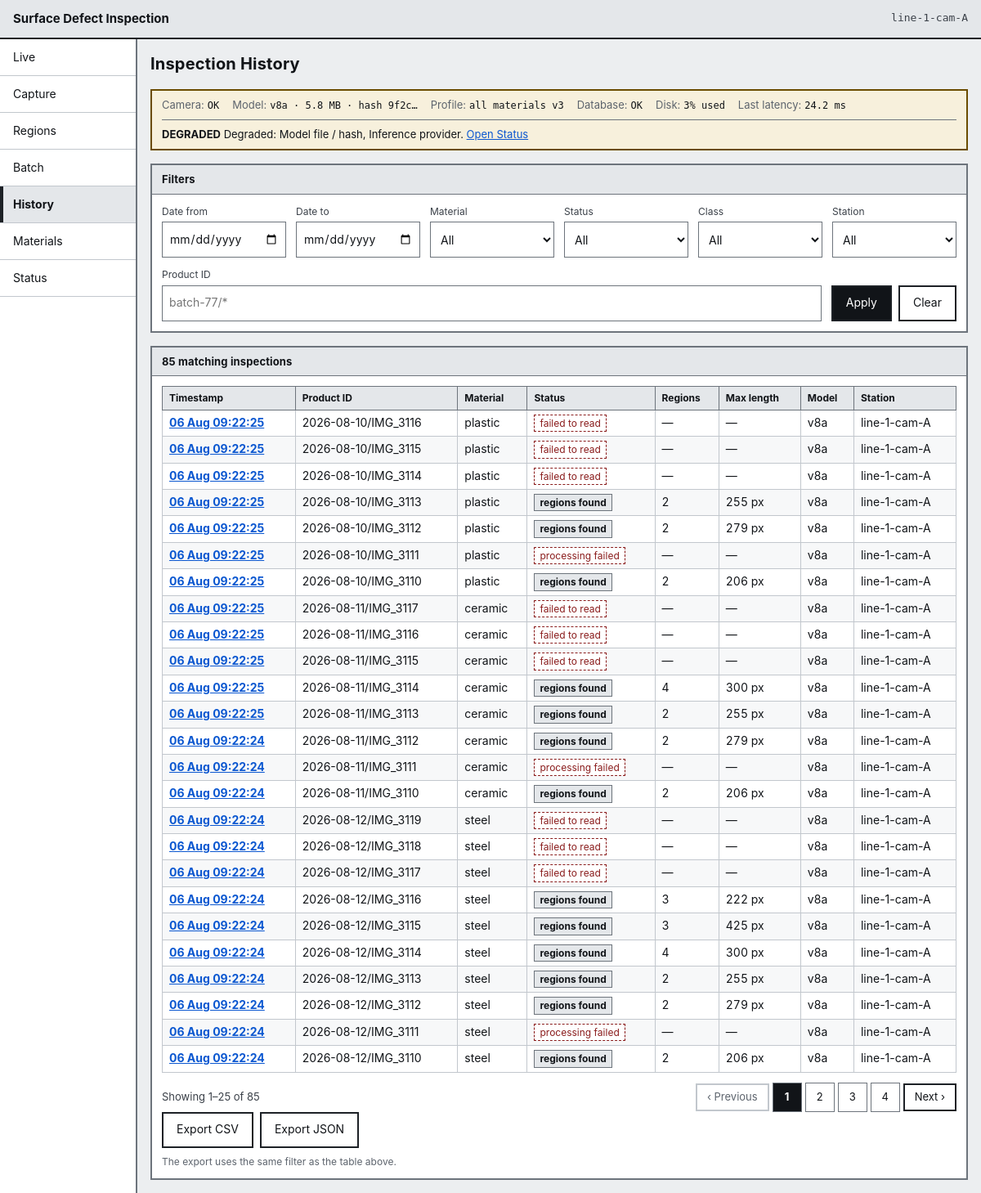
The app's page /history with its own data.
### tables this page shows
CREATE TABLE station (
    station_id    INTEGER PRIMARY KEY AUTOINCREMENT,
    station_code  TEXT NOT NULL UNIQUE,
    line_code     TEXT NOT NULL,
    mm_per_pixel  REAL,               -- NULL until the station is calibrated
    camera_status TEXT NOT NULL DEFAULT 'ok',
    created_at    TEXT NOT NULL
);

CREATE TABLE model_version (
    model_version_id INTEGER PRIMARY KEY AUTOINCREMENT,
    file_name        TEXT NOT NULL,
    version          TEXT NOT NULL,
    artefact_sha256  TEXT NOT NULL UNIQUE,
    parameter_count  INTEGER,
    size_mb          REAL,
    precision        TEXT,
    latency_ms       REAL,
    created_at       TEXT NOT NULL,
    is_active        INTEGER NOT NULL DEFAULT 0 CHECK (is_active IN (0, 1))
);

CREATE TABLE inspection (
    inspection_id      INTEGER PRIMARY KEY AUTOINCREMENT,
    station_id         INTEGER NOT NULL REFERENCES station (station_id),
    profile_id         INTEGER NOT NULL REFERENCES profile (profile_id),
    model_version_id   INTEGER NOT NULL REFERENCES model_version (model_version_id),
    material_id        INTEGER REFERENCES material (material_id),
    batch_run_id       INTEGER REFERENCES batch_run (batch_run_id),
    image_sha256       TEXT,
    product_id         TEXT,
    captured_at        TEXT NOT NULL,
    processed_at       TEXT NOT NULL,
    status             TEXT NOT NULL CHECK (status IN (
                           'regions_found', 'clean',
                           'acquisition_failure', 'processing_failure')),
    region_count       INTEGER NOT NULL DEFAULT 0,
    latency_ms         REAL,
    source_image_path  TEXT,
    overlay_image_path TEXT,
    error_code         TEXT,
    error_message      TEXT
);

CREATE TABLE material (
    material_id    INTEGER PRIMARY KEY AUTOINCREMENT,
    material_code  TEXT NOT NULL UNIQUE,
    material_name  TEXT NOT NULL,
    support_status TEXT NOT NULL CHECK (support_status IN (
                       'supported', 'one_product_only', 'thin_coverage',
                       'typing_unsupported', 'not_supported', 'under_evaluation')),
    notes          TEXT
);

### app/routes/pages.py (the view)
@router.get("/history", response_class=HTMLResponse)
def history(
    request: Request,
    conn: sqlite3.Connection = Depends(get_db),
    settings: Settings = Depends(settings_dep),
) -> HTMLResponse:
    context = _base_context(request, conn, settings, "history")
    filters = history_service.parse_filters(dict(request.query_params))
    page = history_service.search(conn, filters)
    context.update(
        {
            "filters": filters,
            "page": page,
            "options": history_service.options(conn),
            "totals": history_service.totals(conn, filters),
            "query": filters.query_string(),
            "page_numbers": page_numbers(page.page, page.page_count),
        }
    )
    return _templates(request).TemplateResponse(request, "history.html", context)

### app/templates/history.html (shortened to what this page needs)
{% extends "base.html" %}
{% block heading %}Inspection History{% endblock %}
{% block content %}
<section class="panel" aria-labelledby="filters-heading">
  <h2 class="panel__title" id="filters-heading">Filters</h2>
  <form class="filter-bar" method="get" action="/history" id="history-filters">
    <div class="field">
      <label for="date_from">Date from</label>
      <input type="date" id="date_from" name="date_from" value="{{ filters.date_from or '' }}">
    </div>
    <div class="field">
      <label for="date_to">Date to</label>
      <input type="date" id="date_to" name="date_to" value="{{ filters.date_to or '' }}">
    </div>
    <div class="field">
      <label for="material">Material</label>
      <select id="material" name="material">
        <option value="">All</option>
      </select>
    </div>
    <div class="field">
      <label for="status">Status</label>
      <select id="status" name="status">
        <option value="">All</option>
      </select>
    </div>
    <div class="field">
      <label for="class">Class</label>
      <select id="class" name="class">
        <option value="">All</option>
      </select>
    </div>
    <div class="field">
      <label for="station">Station</label>
      <select id="station" name="station">
        <option value="">All</option>
      </select>
    </div>
    <div class="field">
      <label for="product_id">Product ID</label>
      <input type="search" id="product_id" name="product_id" value="{{ filters.product_id or '' }}" placeholder="batch-77/*">
    </div>
    <div class="field field--actions">
      <button type="submit" class="button button--primary">Apply</button>
      <a class="button" href="/history">Clear</a>
    </div>
  </form>
</section>
<section class="panel" aria-labelledby="results-heading">
  <h2 class="panel__title" id="results-heading">
    {{ page.total|number }} matching inspection{% if page.total != 1 %}s{% endif %}
  </h2>
  {% if page.rows %}
  <div class="table-scroll">
    <table class="table table--compact">
      <thead>
        <tr>
          <th scope="col">Timestamp</th>
          <th scope="col">Product ID</th>
          <th scope="col">Material</th>
          <th scope="col">Status</th>
          <th scope="col">Regions</th>
          <th scope="col">Max length</th>
          <th scope="col">Model</th>
          <th scope="col">Station</th>
        </tr>
      </thead>
      <tbody>
        {% for row in page.rows %}
        <tr>
          <th scope="row"><a class="link-action" href="/inspections/{{ row.inspection_id }}?back={{ query|urlencode }}">{{ row.captured_at|short_time }}</a></th>
          <td>{{ row.product_id or "&mdash;"|safe }}</td>
          <td>{{ row.material_code or "&mdash;"|safe }}</td>
          <td><span class="status status--{{ row.status }}">{{ row.status|status_label }}</span></td>
          <td class="num">{% if row.status in ("acquisition_failure", "processing_failure") %}&mdash;{% else %}{{ row.region_count }}{% endif %}</td>
          <td class="num">{% if row.max_length_px %}{{ row.max_length_px|px }}{% else %}&mdash;{% endif %}</td>
          <td>{{ row.model_version }}</td>
          <td>{{ row.station_code }}</td>
        </tr>
        {% endfor %}
      </tbody>
    </table>
  </div>
  {% include "partials/pagination.html" %}
  <div class="button-row">
    <a class="button" href="/api/inspections/export.csv?{{ query }}">Export CSV</a>
    <a class="button" href="/api/inspections/export.json?{{ query }}">Export JSON</a>
  </div>
  <p class="note note--quiet">The export uses the same filter as the table above.</p>
  {% endif %}
</section>
{% endblock %}

### app/templates/base.html (shortened to what this page needs)
<!DOCTYPE html>
<html lang="en">
<head>
  <link rel="stylesheet" href="/static/css/base.css">
  <link rel="stylesheet" href="/static/css/layout.css">
  <link rel="stylesheet" href="/static/css/components.css">
  <link rel="stylesheet" href="/static/css/responsive.css">
</head>
<body data-screen="{{ active }}">
  <header class="app-bar">
    <span class="app-bar__title">{{ app_title }}</span>
    <span class="app-bar__station" title="Station">{{ station }}</span>
  </header>
  <div class="shell">
    {% include "partials/navigation.html" %}
    <main id="main" class="main" tabindex="-1">
      <div class="page-header">
        <h1 class="page-header__title">{% block heading %}{% endblock %}</h1>
      </div>
      {% if health is defined %}{% include "partials/health_strip.html" %}{% endif %}
      {% block content %}{% endblock %}
    </main>
  </div>
</body>
</html>

### app/templates/partials/navigation.html
<nav class="nav" aria-label="Screens">
  <ul class="nav__list">
    {% for item in nav_items %}
    <li class="nav__item">
      <a class="nav__link{% if item.key == active %} nav__link--current{% endif %}"
         href="{{ item.href }}"
         {% if item.key == active %}aria-current="page"{% endif %}>
        <span class="nav__label">{{ item.label }}</span>
      </a>
    </li>
    {% endfor %}
  </ul>
</nav>

### app/templates/partials/health_strip.html (shortened to what this page needs)
<section class="strip strip--{{ health.overall }}" aria-label="Station health">
  <ul class="strip__items">
    <li class="strip__item">
      <span class="strip__key">Camera</span>
      <span class="strip__value">{{ health.camera.state_label }}</span>
    </li>
    <li class="strip__item">
      <span class="strip__key">Model</span>
      <span class="strip__value">{{ health.model_version }}{% if health.model_size_mb %} &middot; {{ health.model_size_mb }} MB{% endif %} &middot; hash {{ health.model_sha_short }}</span>
    </li>
    <li class="strip__item">
      <span class="strip__key">Profile</span>
      <span class="strip__value">{{ health.profile_label }}{% if health.profile_version %} v{{ health.profile_version }}{% endif %}</span>
    </li>
    <li class="strip__item">
      <span class="strip__key">Database</span>
      <span class="strip__value">{{ health.database.state_label }}</span>
    </li>
    <li class="strip__item">
      <span class="strip__key">Disk</span>
      <span class="strip__value">{{ health.disk_value or health.disk.state_label }}</span>
    </li>
    <li class="strip__item">
      <span class="strip__key">Last latency</span>
      <span class="strip__value">{% if health.latency_ms %}{{ health.latency_ms }} ms{% else %}&mdash;{% endif %}</span>
    </li>
  </ul>
  {% if health.overall != "ok" %}
  <p class="strip__alert">
    <strong>{{ health.overall_label }}</strong>
    {% if health.degraded %}Degraded: {{ health.degraded|join(", ") }}.{% endif %}
    <a href="/status">Open Status</a>
  </p>
  {% endif %}
</section>

### app/templates/partials/pagination.html
<nav class="pagination" aria-label="Pages">
  <p class="pagination__summary">
    {% if page.total %}Showing {{ page.first_index }}&ndash;{{ page.last_index }} of {{ page.total|number }}{% else %}No matching inspections{% endif %}
  </p>
  <ul class="pagination__list">
    <li>
      {% if page.has_prev %}
      <a class="button button--small" href="?{{ filters.query_string(page=page.page - 1) }}" rel="prev">&lsaquo; Previous</a>
      {% else %}
      <span class="button button--small button--disabled" aria-disabled="true">&lsaquo; Previous</span>
      {% endif %}
    </li>
    {% for number in page_numbers %}
    <li>
      {% if number == page.page %}
      <span class="pagination__current" aria-current="page">{{ number }}</span>
      {% elif number == 0 %}
      <span class="pagination__gap">&hellip;</span>
      {% else %}
      <a class="pagination__page" href="?{{ filters.query_string(page=number) }}">{{ number }}</a>
      {% endif %}
    </li>
    {% endfor %}
    <li>
      {% if page.has_next %}
      <a class="button button--small" href="?{{ filters.query_string(page=page.page + 1) }}" rel="next">Next &rsaquo;</a>
      {% else %}
      <span class="button button--small button--disabled" aria-disabled="true">Next &rsaquo;</span>
      {% endif %}
    </li>
  </ul>
</nav>

### app/static/css/base.css (style rules this page uses)
:root { --ink: #111418; --ink-2: #3b4149; --ink-3: #5d646d; --paper: #ffffff; --bg: #eceef0; --panel-head: #e4e7ea; --line: #6d747c; --line-soft: #c2c7cd; --line-hard: #1d2126; --crack: #c62828; --scratch: #1565c0; --alert: #8a1c1c; --alert-bg: #f6e9e9; --warn: #6b4c00; --warn-bg: #f7f0dc; --ok: #14532d; --ok-bg: #e9f1ea; --focus: #0b57d0; --sp-1: 4px; --sp-2: 8px; --sp-3: 12px; --sp-4: 16px; --sp-5: 24px; --sp-6: 32px; --touch: 44px; --font: -apple-system, BlinkMacSystemFont, "Segoe UI", Roboto, "Helvetica Neue", Arial, sans-serif; --mono: ui-monospace, "DejaVu Sans Mono", "SFMono-Regular", Menlo, Consolas, monospace; }
*, *::before, *::after { box-sizing: border-box; }
html { -webkit-text-size-adjust: 100%; }
body { margin: 0; background: var(--bg); color: var(--ink); font-family: var(--font); font-size: 15px; line-height: 1.45; }
h1, h2, h3 { margin: 0; font-weight: 700; letter-spacing: 0.01em; }
h1 { font-size: 20px; }
h2 { font-size: 15px; }
p { margin: 0 0 var(--sp-3); }
p:last-child { margin-bottom: 0; }
a { color: var(--focus); }
.num { text-align: right; font-variant-numeric: tabular-nums; }

### app/static/css/layout.css (style rules this page uses)
.app-bar { display: flex; justify-content: space-between; align-items: center; gap: var(--sp-3); background: var(--panel-head); border-bottom: 2px solid var(--line-hard); padding: var(--sp-3) var(--sp-4); }
.app-bar__title { font-weight: 700; font-size: 15px; }
.app-bar__station { font-family: var(--mono); font-size: 13px; color: var(--ink-2); }
.shell { display: grid; grid-template-columns: 168px minmax(0, 1fr); align-items: start; min-height: calc(100vh - 49px); }
.nav { background: var(--paper); border-right: 2px solid var(--line); position: sticky; top: 0; align-self: stretch; }
.nav__list { list-style: none; margin: 0; padding: 0; }
.nav__item { border-bottom: 1px solid var(--line-soft); }
.nav__link { display: flex; align-items: center; min-height: var(--touch); padding: var(--sp-2) var(--sp-4); color: var(--ink); text-decoration: none; font-size: 14px; }
.nav__link--current { background: var(--panel-head); font-weight: 700; box-shadow: inset 4px 0 0 var(--line-hard); }
.main { padding: var(--sp-4); min-width: 0; display: flex; flex-direction: column; gap: var(--sp-4); }
.page-header { display: flex; flex-wrap: wrap; gap: var(--sp-3); justify-content: space-between; align-items: center; }

### records on screen
station: station_code "line-1-cam-A"
model_version: model_version "v8a", model_size_mb "5.8"
inspection: latency_ms "24.2"
inspection: captured_at|short_time "06 Aug 09:22:25", product "2026-08-10/IMG_3116", material_code "plastic", status|status_label "failed to read", model_version "v8a", station_code "line-1-cam-A"
inspection: captured_at|short_time "06 Aug 09:22:25", product "2026-08-10/IMG_3115", material_code "plastic", status|status_label "failed to read", model_version "v8a", station_code "line-1-cam-A"
inspection: captured_at|short_time "06 Aug 09:22:25", product "2026-08-10/IMG_3114", material_code "plastic", status|status_label "failed to read", model_version "v8a", station_code "line-1-cam-A"
inspection: captured_at|short_time "06 Aug 09:22:25", product "2026-08-10/IMG_3113", material_code "plastic", status|status_label "regions found", region_count "2", max_length_px|px "255 px", model_version "v8a", station_code "line-1-cam-A"
inspection: captured_at|short_time "06 Aug 09:22:25", product "2026-08-10/IMG_3112", material_code "plastic", status|status_label "regions found", region_count "2", max_length_px|px "279 px", model_version "v8a", station_code "line-1-cam-A"
inspection: captured_at|short_time "06 Aug 09:22:25", product "2026-08-10/IMG_3111", material_code "plastic", status|status_label "processing failed", model_version "v8a", station_code "line-1-cam-A"
inspection: captured_at|short_time "06 Aug 09:22:25", product "2026-08-10/IMG_3110", material_code "plastic", status|status_label "regions found", region_count "2", max_length_px|px "206 px", model_version "v8a", station_code "line-1-cam-A"
inspection: captured_at|short_time "06 Aug 09:22:25", product "2026-08-11/IMG_3117", material_code "ceramic", status|status_label "failed to read", model_version "v8a", station_code "line-1-cam-A"
inspection: captured_at|short_time "06 Aug 09:22:25", product "2026-08-11/IMG_3116", material_code "ceramic", status|status_label "failed to read", model_version "v8a", station_code "line-1-cam-A"
inspection: captured_at|short_time "06 Aug 09:22:25", product "2026-08-11/IMG_3115", material_code "ceramic", status|status_label "failed to read", model_version "v8a", station_code "line-1-cam-A"
inspection: captured_at|short_time "06 Aug 09:22:25", product "2026-08-11/IMG_3114", material_code "ceramic", status|status_label "regions found", region_count "4", max_length_px|px "300 px", model_version "v8a", station_code "line-1-cam-A"
inspection: captured_at|short_time "06 Aug 09:22:25", product "2026-08-11/IMG_3113", material_code "ceramic", status|status_label "regions found", region_count "2", max_length_px|px "255 px", model_version "v8a", station_code "line-1-cam-A"
inspection: captured_at|short_time "06 Aug 09:22:24", product "2026-08-11/IMG_3112", material_code "ceramic", status|status_label "regions found", region_count "2", max_length_px|px "279 px", model_version "v8a", station_code "line-1-cam-A"
inspection: captured_at|short_time "06 Aug 09:22:24", product "2026-08-11/IMG_3111", material_code "ceramic", status|status_label "processing failed", model_version "v8a", station_code "line-1-cam-A"
inspection: captured_at|short_time "06 Aug 09:22:24", product "2026-08-11/IMG_3110", material_code "ceramic", status|status_label "regions found", region_count "2", max_length_px|px "206 px", model_version "v8a", station_code "line-1-cam-A"
inspection: captured_at|short_time "06 Aug 09:22:24", product "2026-08-12/IMG_3119", material_code "steel", status|status_label "failed to read", model_version "v8a", station_code "line-1-cam-A"
inspection: captured_at|short_time "06 Aug 09:22:24", product "2026-08-12/IMG_3118", material_code "steel", status|status_label "failed to read", model_version "v8a", station_code "line-1-cam-A"
inspection: captured_at|short_time "06 Aug 09:22:24", product "2026-08-12/IMG_3117", material_code "steel", status|status_label "failed to read", model_version "v8a", station_code "line-1-cam-A"
inspection: captured_at|short_time "06 Aug 09:22:24", product "2026-08-12/IMG_3116", material_code "steel", status|status_label "regions found", region_count "3", max_length_px|px "222 px", model_version "v8a", station_code "line-1-cam-A"
inspection: captured_at|short_time "06 Aug 09:22:24", product "2026-08-12/IMG_3115", material_code "steel", status|status_label "regions found", region_count "3", max_length_px|px "425 px", model_version "v8a", station_code "line-1-cam-A"
inspection: captured_at|short_time "06 Aug 09:22:24", product "2026-08-12/IMG_3114", material_code "steel", status|status_label "regions found", region_count "4", max_length_px|px "300 px", model_version "v8a", station_code "line-1-cam-A"
inspection: captured_at|short_time "06 Aug 09:22:24", product "2026-08-12/IMG_3113", material_code "steel", status|status_label "regions found", region_count "2", max_length_px|px "255 px", model_version "v8a", station_code "line-1-cam-A"
inspection: captured_at|short_time "06 Aug 09:22:24", product "2026-08-12/IMG_3112", material_code "steel", status|status_label "regions found", region_count "2", max_length_px|px "279 px", model_version "v8a", station_code "line-1-cam-A"
inspection: captured_at|short_time "06 Aug 09:22:24", product "2026-08-12/IMG_3111", material_code "steel", status|status_label "processing failed", model_version "v8a", station_code "line-1-cam-A"
inspection: captured_at|short_time "06 Aug 09:22:24", product "2026-08-12/IMG_3110", material_code "steel", status|status_label "regions found", region_count "2", max_length_px|px "206 px", model_version "v8a", station_code "line-1-cam-A"

### other values on screen
{{ app_title }} "Surface Defect Inspection"
{{ item.label }} "Live" "Capture" "Regions" "Batch" "History" "Materials" "Status"
{{ health.camera.state_label }} "OK"
{{ health.model_sha_short }} "9f2c…"
{{ health.profile_label }} "all materials"
{{ health.profile_version }} "3"
{{ health.database.state_label }} "OK"
{{ health.disk_value or health.disk.state_label }} "3% used"
{{ health.overall_label }} "DEGRADED"
{{ health.degraded|join(", ") }} "Model file / hash, Inference provider"
{{ page.total|number }} "85"
{{ page.first_index }} "1"
{{ page.last_index }} "25"
{{ number }} "1"
{{ number }} "2" "3" "4"
